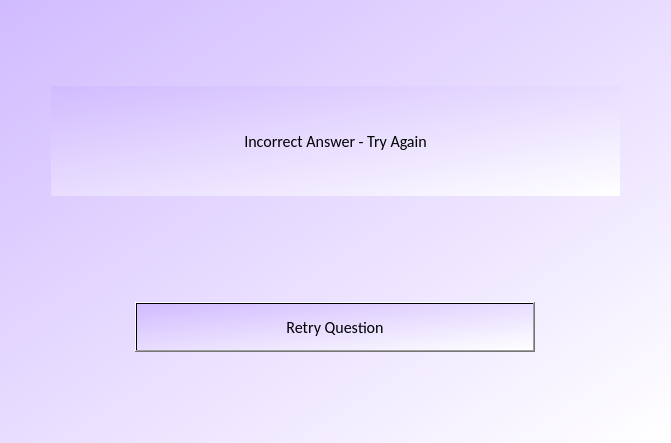
<?xml version="1.0" encoding="UTF-8"?>
<ui version="4.0">
 <class>Form</class>
 <widget class="QWidget" name="Form">
  <property name="geometry">
   <rect>
    <x>0</x>
    <y>0</y>
    <width>671</width>
    <height>443</height>
   </rect>
  </property>
  <property name="windowTitle">
   <string>Form</string>
  </property>
  <property name="styleSheet">
   <string notr="true">QWidget{
background-color:qlineargradient(spread:pad, x1:0, y1:0, x2:1, y2:1, stop:0 rgb(209, 187, 255), stop:1 rgba(255, 255, 255, 255))
}</string>
  </property>
  <layout class="QGridLayout" name="gridLayout">
   <item row="0" column="0">
    <spacer name="verticalSpacer_4">
     <property name="orientation">
      <enum>Qt::Vertical</enum>
     </property>
     <property name="sizeType">
      <enum>QSizePolicy::Minimum</enum>
     </property>
     <property name="sizeHint" stdset="0">
      <size>
       <width>20</width>
       <height>75</height>
      </size>
     </property>
    </spacer>
   </item>
   <item row="2" column="0">
    <spacer name="verticalSpacer">
     <property name="orientation">
      <enum>Qt::Vertical</enum>
     </property>
     <property name="sizeType">
      <enum>QSizePolicy::Minimum</enum>
     </property>
     <property name="sizeHint" stdset="0">
      <size>
       <width>20</width>
       <height>100</height>
      </size>
     </property>
    </spacer>
   </item>
   <item row="5" column="0">
    <spacer name="verticalSpacer_2">
     <property name="orientation">
      <enum>Qt::Vertical</enum>
     </property>
     <property name="sizeType">
      <enum>QSizePolicy::Minimum</enum>
     </property>
     <property name="sizeHint" stdset="0">
      <size>
       <width>20</width>
       <height>40</height>
      </size>
     </property>
    </spacer>
   </item>
   <item row="1" column="0">
    <layout class="QHBoxLayout" name="horizontalLayout">
     <item>
      <spacer name="horizontalSpacer">
       <property name="orientation">
        <enum>Qt::Horizontal</enum>
       </property>
       <property name="sizeType">
        <enum>QSizePolicy::Minimum</enum>
       </property>
       <property name="sizeHint" stdset="0">
        <size>
         <width>40</width>
         <height>20</height>
        </size>
       </property>
      </spacer>
     </item>
     <item>
      <widget class="QLabel" name="QuestionLabel">
       <property name="minimumSize">
        <size>
         <width>450</width>
         <height>100</height>
        </size>
       </property>
       <property name="maximumSize">
        <size>
         <width>900</width>
         <height>400</height>
        </size>
       </property>
       <property name="font">
        <font>
         <family>Calibri</family>
         <pointsize>12</pointsize>
         <weight>3</weight>
         <italic>false</italic>
         <bold>false</bold>
        </font>
       </property>
       <property name="styleSheet">
        <string notr="true">QWidget{
font: 25 12pt &quot;Calibri&quot;;
background-color: &quot;linen&quot;
}</string>
       </property>
       <property name="text">
        <string>Incorrect Answer - Try Again</string>
       </property>
       <property name="alignment">
        <set>Qt::AlignCenter</set>
       </property>
      </widget>
     </item>
     <item>
      <spacer name="horizontalSpacer_2">
       <property name="orientation">
        <enum>Qt::Horizontal</enum>
       </property>
       <property name="sizeType">
        <enum>QSizePolicy::Minimum</enum>
       </property>
       <property name="sizeHint" stdset="0">
        <size>
         <width>40</width>
         <height>20</height>
        </size>
       </property>
      </spacer>
     </item>
    </layout>
   </item>
   <item row="3" column="0">
    <layout class="QHBoxLayout" name="horizontalLayout_2">
     <item>
      <spacer name="horizontalSpacer_3">
       <property name="orientation">
        <enum>Qt::Horizontal</enum>
       </property>
       <property name="sizeType">
        <enum>QSizePolicy::Minimum</enum>
       </property>
       <property name="sizeHint" stdset="0">
        <size>
         <width>40</width>
         <height>20</height>
        </size>
       </property>
      </spacer>
     </item>
     <item>
      <widget class="QPushButton" name="submit">
       <property name="minimumSize">
        <size>
         <width>300</width>
         <height>30</height>
        </size>
       </property>
       <property name="maximumSize">
        <size>
         <width>400</width>
         <height>50</height>
        </size>
       </property>
       <property name="font">
        <font>
         <family>Calibri</family>
         <pointsize>12</pointsize>
        </font>
       </property>
       <property name="styleSheet">
        <string notr="true">QWidget{
background-color: &quot;linen&quot;
}</string>
       </property>
       <property name="text">
        <string>Retry Question</string>
       </property>
      </widget>
     </item>
     <item>
      <spacer name="horizontalSpacer_4">
       <property name="orientation">
        <enum>Qt::Horizontal</enum>
       </property>
       <property name="sizeType">
        <enum>QSizePolicy::Minimum</enum>
       </property>
       <property name="sizeHint" stdset="0">
        <size>
         <width>40</width>
         <height>20</height>
        </size>
       </property>
      </spacer>
     </item>
    </layout>
   </item>
   <item row="4" column="0">
    <spacer name="verticalSpacer_3">
     <property name="orientation">
      <enum>Qt::Vertical</enum>
     </property>
     <property name="sizeType">
      <enum>QSizePolicy::Minimum</enum>
     </property>
     <property name="sizeHint" stdset="0">
      <size>
       <width>20</width>
       <height>40</height>
      </size>
     </property>
    </spacer>
   </item>
  </layout>
 </widget>
 <resources/>
 <connections/>
</ui>
